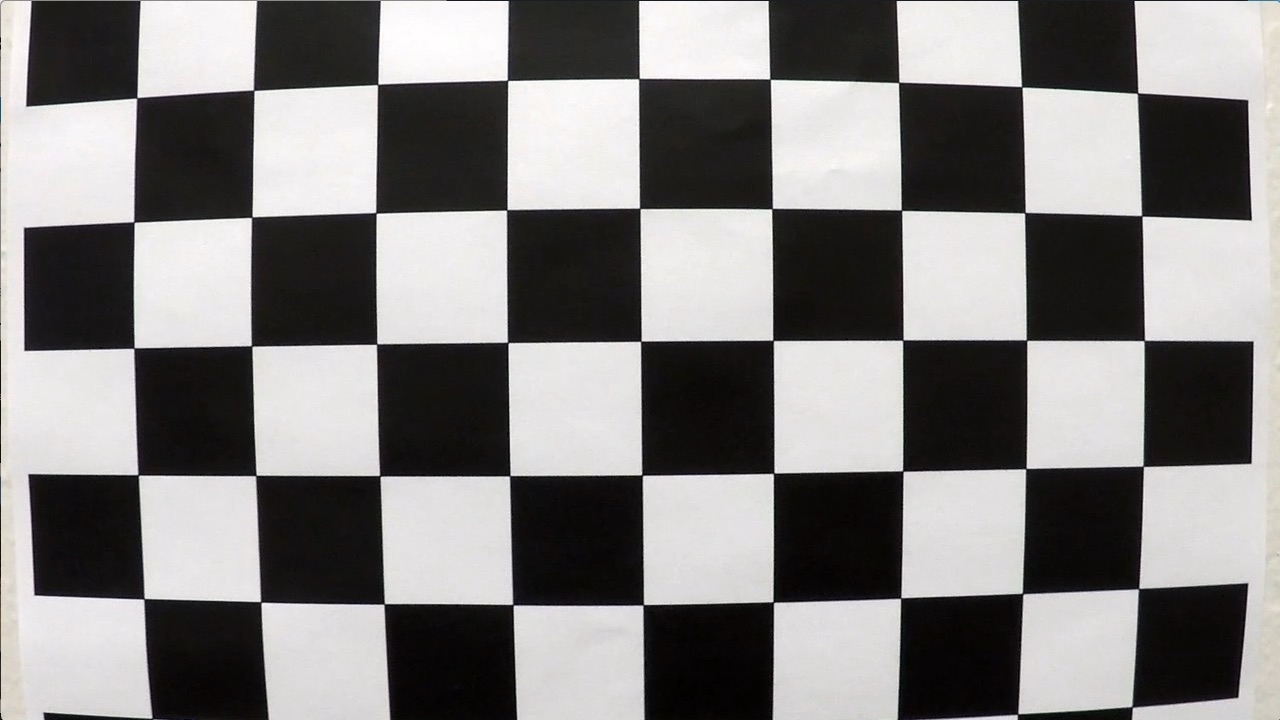
#> input picture camera_cal/calibration1.jpg, 1280 x 720 px; its folder holds only this picture in this run
$ jupyter execute --allow-errors 'Advanced Lane Finding-Copy4.ipynb'   (shell and % lines are left out)   (older library calls are emulated)
#> lines starting #> are read from the running program, lines starting #| are printed output that depends on the picture; after the words box and inside, x2 and y2 are one past the last pixel; in counts of white or black regions, pixels touching at a corner belong together
## Imports

[cell 1]
import numpy as np
import pandas as pd
import cv2
import os
import glob
import matplotlib.pyplot as plt
import pickle

## Camera calibration using chessboard images

[cell 2]
def calibrate():
    """
    This function is used to calibrate camera from images of chessboard
    captured from a camera for which camera matrix and distortion
    coefficients are to be calculated
    """
    # Create object points (0 0 0) ... (8 5 0)
    objp = np.zeros((9*6, 3), np.float32)

    # assign grid points to x and y keeping z as zero
    objp[:, :2] = np.mgrid[0:9, 0:6].T.reshape(-1, 2)

    # Stores all object points & img points from all images
    objpoints = []
    imgpoints = []

    # Get directory for all calibration images
    images = glob.glob('camera_cal/calibration*.jpg')

    for indx, fname in enumerate(images):

        img = cv2.imread(fname)
#> img is the input picture: shape (720, 1280, 3); mean B, G, R 127.8, 128.4, 130.1

        # Converting to grayclae - findChessboardCorners expects graysclae image
        gray = cv2.cvtColor(img, cv2.COLOR_BGR2GRAY)

        # Find inner corners of chess baord
        ret, corners = cv2.findChessboardCorners(gray, (9, 6), None)
#> ret = False; corners = None

        if ret == True:
            objpoints.append(objp)
            imgpoints.append(corners)

    img_size = (img.shape[1], img.shape[0])
#> img_size = (1280, 720)

    # Calibrate camera
    ret, mtx, dist, rvecs, tvecs = cv2.calibrateCamera(objpoints, imgpoints, img_size, None, None)

    # Save camera matrix and distortion coefficient to pickle file

    calibration_param = {}
    calibration_param['mtx'] = mtx
    calibration_param['dist'] = dist
    pickle.dump( calibration_param, open('camera_cal/calibration_pickle.pickle', 'wb') )

#> (a cell that did not finish here is left out)

## Undistorting image using camera matrix and distortion coefficient

[cell 4]
# [17 lines left out: function undistort_img, not called in this run]

## Thresholding - Color thresholding and Gradient thresholding

[cell 5]
def img_threshold(img, s_thresh=(170, 255), sx_thresh=(20, 255)):

    undistorted_img = img
    hls = cv2.cvtColor(img, cv2.COLOR_RGB2HLS)

    h_channel = hls[:, :, 0]
    l_channel = hls[:, :, 1]
    s_channel = hls[:, :, 2]


    sobelx = cv2.Sobel(l_channel, cv2.CV_64F, 1, 0)
    abs_sobelx = np.absolute(sobelx)
    scaled_sobel = np.uint8(255*abs_sobelx/np.max(abs_sobelx))

    sxbinary = np.zeros_like(scaled_sobel)
    sxbinary[(scaled_sobel >= sx_thresh[0]) & (scaled_sobel <= sx_thresh[1])] = 1

    s_binary = np.zeros_like(s_channel)
    s_binary[(s_channel >= s_thresh[0]) & (s_channel <= s_thresh[1])] = 1

    color_binary = np.dstack((np.zeros_like(sxbinary), sxbinary, s_binary)) * 255

    combined_binary = np.zeros_like(sxbinary)

    combined_binary[(s_binary == 1) | (sxbinary == 1)] = 1


    return combined_binary, undistorted_img

## Perspective and Inverse perspective transform

[cell 6]
def perspective_transform(img):

    src = np.float32([[200, 720], [1100, 720], [595, 450], [685, 450]])
    dst = np.float32([[300, 720], [980, 720], [300, 0], [980, 0]])

    img_size = (img.shape[1],img.shape[0])

    M = cv2.getPerspectiveTransform(src, dst)
    warped = cv2.warpPerspective(img, M, img_size)

    return warped

# [15 lines left out: function inv_perspective_transform, not called in this run]

def get_hist(img):
    hist = np.sum(img[img.shape[0]//2:,:], axis=0)
    return hist

[cell 7]
def find_lane_pixels(binary_warped):
    """
    only for the first frame of the video this function is run.

    input - 'binary_warped' perspective transformed thresholded image
    output - x and y coordinates of the lane pixels

    step 1: Get the histogram of warped input image
    step 2: find peaks in the histogram that serves as midpoint for our first window
    step 3: choose hyperparameter for windows
    step 4: Get x, y coordinates of all the non zero pixels in the image
    step 5: for each window in number of windows get indices of all non zero pixels falling in that window
    step 6: Get the x, y coordinates based off of these indices
    """
    # Take a histogram of the bottom half of the image
    histogram = get_hist(binary_warped)

    # Find the peak of the left and right halves of the histogram
    # These will be the starting point for the left and right lines
    midpoint = np.int(histogram.shape[0]//2)
    leftx_base = np.argmax(histogram[:midpoint])
    rightx_base = np.argmax(histogram[midpoint:]) + midpoint

    # HYPERPARAMETERS
    # Choose the number of sliding windows
    nwindows = 9

    # Set the width of the windows +/- margin
    margin = 100

    # Set minimum number of pixels found to recenter window
    minpix = 200

    # Set height of windows - based on nwindows above and image shape
    window_height = np.int(binary_warped.shape[0]//nwindows)

    # Identify the x and y positions of all nonzero pixels in the image
    nonzero = binary_warped.nonzero()
    nonzeroy = np.array(nonzero[0])
    nonzerox = np.array(nonzero[1])

    # Current positions to be updated later for each window in nwindows
    leftx_current = leftx_base
    rightx_current = rightx_base

    # Create empty lists to receive left and right lane pixel indices
    left_lane_inds = []
    right_lane_inds = []

    # Step through the windows one by one
    for window in range(nwindows):

        # Identify window boundaries in x and y (and right and left)
        win_y_low = binary_warped.shape[0] - (window+1)*window_height
        win_y_high = binary_warped.shape[0] - window*window_height

        # the four boundaries of the window ###
        win_xleft_low   = leftx_current - margin
        win_xleft_high  = leftx_current + margin
        win_xright_low  = rightx_current - margin
        win_xright_high = rightx_current + margin

        # Identify the nonzero pixels in x and y within the window ###
        good_left_inds = ((nonzeroy >= win_y_low) & (nonzeroy < win_y_high) &
                            (nonzerox >= win_xleft_low) &  (nonzerox < win_xleft_high)).nonzero()[0]

        good_right_inds = ((nonzeroy >= win_y_low) & (nonzeroy < win_y_high) &
                            (nonzerox >= win_xright_low) &  (nonzerox < win_xright_high)).nonzero()[0]

        # Append these indices to the lists
        left_lane_inds.append(good_left_inds)
        right_lane_inds.append(good_right_inds)

        # if the no of pixels in the current window > minpix then update window center
        if len(good_left_inds) > minpix:
            leftx_current = np.int(np.mean(nonzerox[good_left_inds]))
        if len(good_right_inds) > minpix:
            rightx_current = np.int(np.mean(nonzerox[good_right_inds]))

    # Concatenate the arrays of indices (previously was a list of lists of pixels)
    try:
        left_lane_inds = np.concatenate(left_lane_inds)
        right_lane_inds = np.concatenate(right_lane_inds)

    except ValueError:
        # Avoids an error if the above is not implemented fully
        pass

    # Extract left and right line pixel positions
    leftx = nonzerox[left_lane_inds]
    lefty = nonzeroy[left_lane_inds]
    rightx = nonzerox[right_lane_inds]
    righty = nonzeroy[right_lane_inds]

    return leftx, lefty, rightx, righty

[cell 8]
def fit_poly(leftx, lefty, rightx, righty):
    """
    Given x and y coordinates of lane pixels fir 2nd order polynomial through them

    here the function is of y and not x that is

    x = f(y) = Ay**2 + By + C

    returns coefficients A, B, C for each lane (left lane and right lane)
    """
    # Fit a second order polynomial to each with np.polyfit()
    left_fit = np.polyfit(lefty, leftx, 2)
    right_fit = np.polyfit(righty, rightx, 2)

    return left_fit, right_fit

[cell 9]
# [45 lines left out: function search_around_poly, not called in this run]

[cell 10]
def measure_curvature_real(left_fit_cr, right_fit_cr, img_shape):
    '''
    Calculates the curvature of polynomial functions in meters.
    and returns the position of vehical relative to the center of the lane
    '''
    # Define conversions in x and y from pixels space to meters
    ym_per_pix = 30/720 # meters per pixel in y dimension
    xm_per_pix = 3.7/700 # meters per pixel in x dimension

    # Define y-value where we want radius of curvature
    # We'll choose the maximum y-value, corresponding to the bottom of the image
    y_eval = img_shape[0]

    # Calculation of R_curve (radius of curvature)
    left_curverad = ((1 + (2*left_fit_cr[0]*y_eval*ym_per_pix + left_fit_cr[1])**2)**1.5) / np.absolute(2*left_fit_cr[0])
    right_curverad = ((1 + (2*right_fit_cr[0]*y_eval*ym_per_pix + right_fit_cr[1])**2)**1.5) / np.absolute(2*right_fit_cr[0])

    # It was meentioned in one the course note that camera was mounted in the middle of the car,
    # so the postiion of the car is middle of the image, the we calculate the middle of lane using
    # two fitted polynomials
    car_pos = img_shape[1]/2
    left_lane_bottom_x = left_fit_cr[0]*(img.shape[0]**2) + left_fit_cr[1]*img.shape[0] + left_fit_cr[2]
    right_lane_bottom_x = right_fit_cr[0]*img.shape[0]**2 + right_fit_cr[1]*img.shape[0] + right_fit_cr[2]
    lane_center_position = ((right_lane_bottom_x - left_lane_bottom_x) / 2) + left_lane_bottom_x
    car_center_offset = np.abs(car_pos - lane_center_position) * xm_per_pix

    return (left_curverad, right_curverad, car_center_offset)

[cell 11]
# [29 lines left out: function draw_lane, not called in this run]

# Final pipeline

For the first frame `find_lane_pixels()` function is called then from second frame onwards `search_around_poly()` is called.

[cell 12]
first_run = True
gleft_fit = gright_fit = None

def Pipeline(img):
    global first_run, gleft_fit, gright_fit


    threshold_img, undistorted_img = img_threshold(img)

    warped_img = perspective_transform(threshold_img)

    if first_run:
        leftx, lefty, rightx, righty = find_lane_pixels(warped_img)
        left_fit, right_fit = fit_poly(leftx, lefty, rightx, righty)
        gleft_fit = left_fit
        gright_fit = right_fit
        first_run = False
    else:
        leftx, lefty, rightx, righty = search_around_poly(warped_img, gleft_fit, gright_fit)
        left_fit, right_fit = fit_poly(leftx, lefty, rightx, righty)
        gleft_fit = left_fit
        gright_fit = right_fit

    #print(left_fitx, right_fitx)

    measures = measure_curvature_real(left_fit, right_fit, img_shape = img.shape)
    print('hello word')

    final_img = draw_lane(warped_img, undistorted_img, left_fit, right_fit)

    # writing lane curvature and vehical offset on the image
    font = cv2.FONT_HERSHEY_SIMPLEX
    fontColor = (0, 0, 0)
    fontSize = 1
    cv2.putText(final_img, 'Lane Curvature: {:.0f} m'.format(np.mean([measures[0],measures[1]])),
                (500, 620), font, fontSize, fontColor, 2)
    cv2.putText(final_img, 'Vehicle offset: {:.4f} m'.format(measures[2]), (500, 650), font, fontSize, fontColor, 2)

    return final_img

# Testing Images

[cell 13]
gambar = cv2.imread("lane_detection_hijau.jpeg")
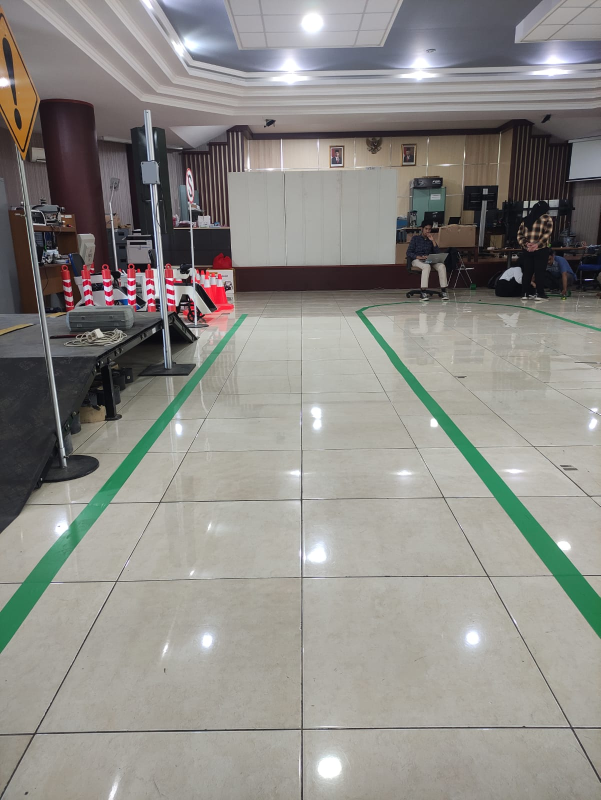
#> input picture lane_detection_hijau.jpeg, 1201 x 1600 px (shown at 1/2 size)
#> gambar is the input picture: shape (1600, 1201, 3); mean B, G, R 134.9, 139.6, 141.6
gambar1 = cv2.imread("./test_images/test1.jpg")
#> (the rest of this cell did not finish here and is left out)

#> in img_threshold, `hls = cv2.cvtColor(img, cv2.COLOR_RGB2HLS)`: hls: shape (1600, 1201, 3); mean of channels 0, 1, 2 90.4, 138.7, 23.6
#> in img_threshold, `h_channel = hls[:, :, 0]`:
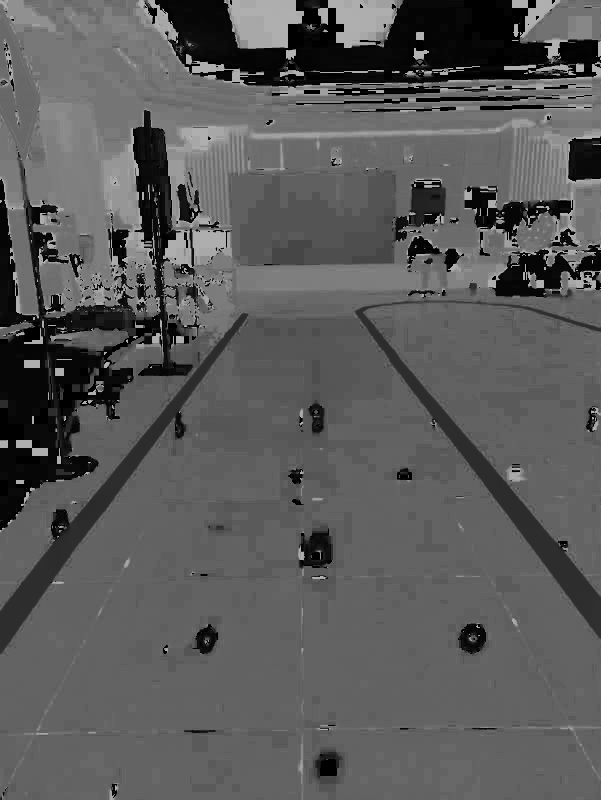
#> h_channel: shape (1600, 1201) (shown at 1/2 size); min 0, max 179, mean 90.4
#> in img_threshold, `l_channel = hls[:, :, 1]`:
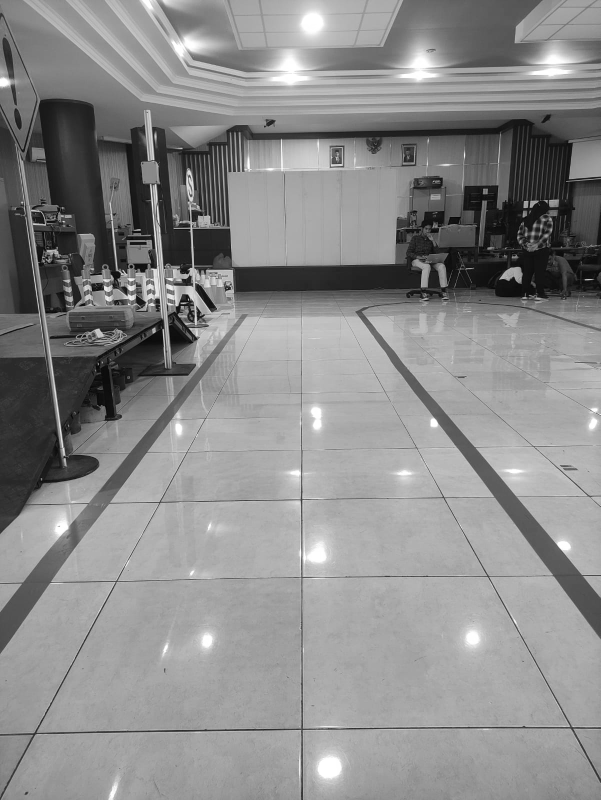
#> l_channel: shape (1600, 1201) (shown at 1/2 size); min 0, max 255, mean 138.7
#> in img_threshold, `s_channel = hls[:, :, 2]`:
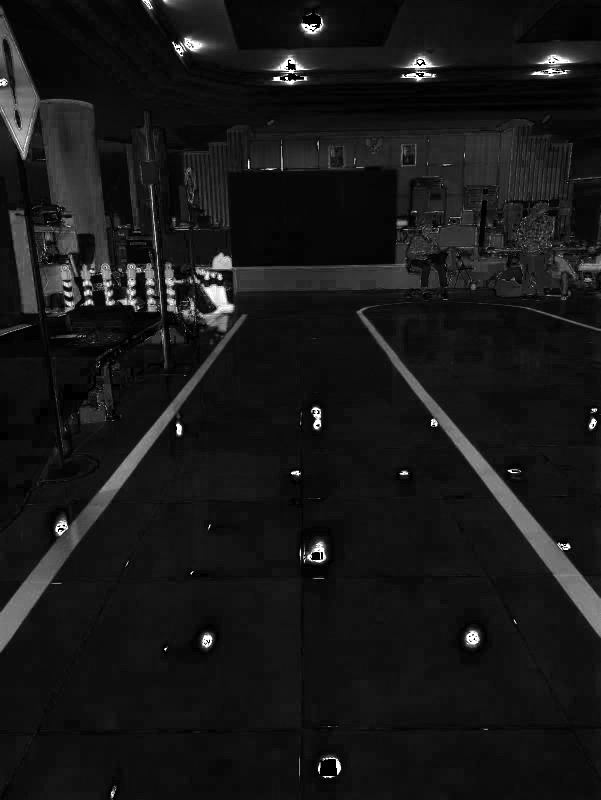
#> s_channel: shape (1600, 1201) (shown at 1/2 size); min 0, max 255, mean 23.6
#> in img_threshold, `sobelx = cv2.Sobel(l_channel, cv2.CV_64F, 1, 0)`:
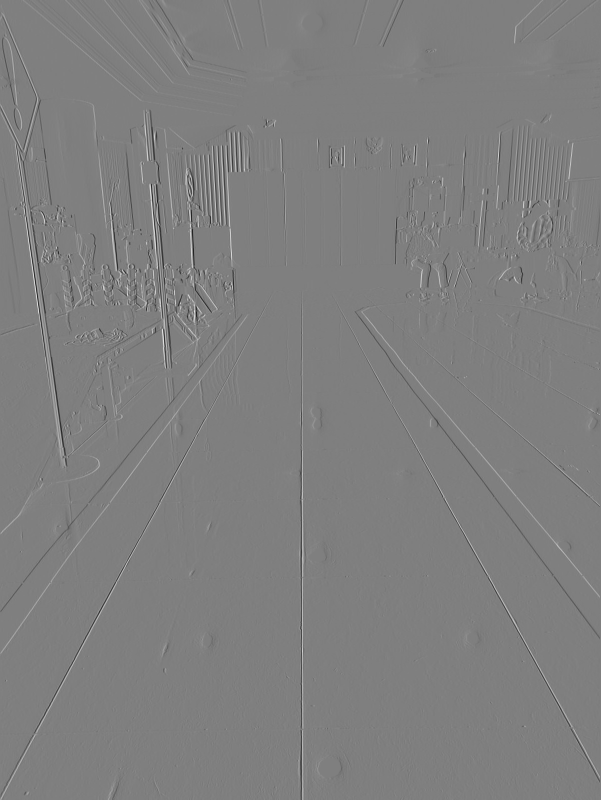
#> sobelx: shape (1600, 1201) float64 (shown at 1/2 size); min -865, max 868, mean 0.2; drawn with min black and max white
#> in img_threshold, `abs_sobelx = np.absolute(sobelx)`:
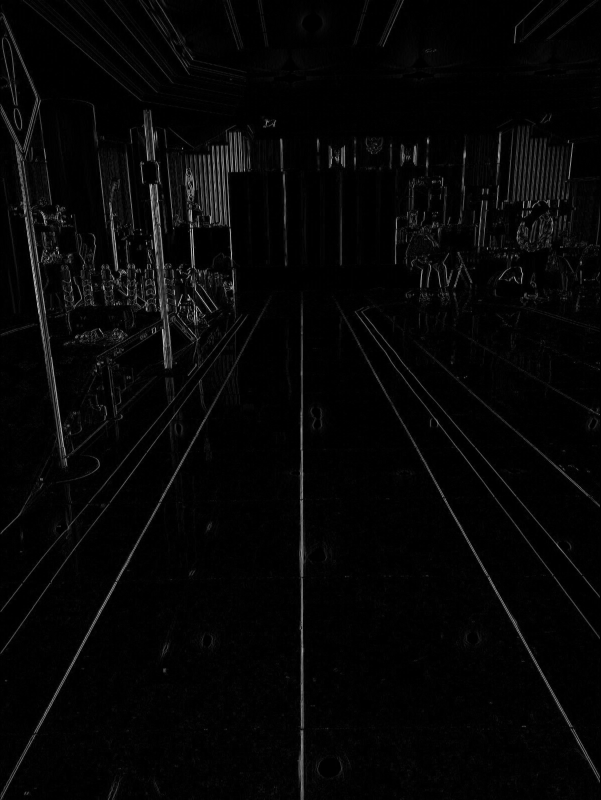
#> abs_sobelx: shape (1600, 1201) float64 (shown at 1/2 size); min 0, max 868, mean 20.7; drawn with min black and max white
#> in Pipeline, `threshold_img, undistorted_img = img_threshold(img)`:
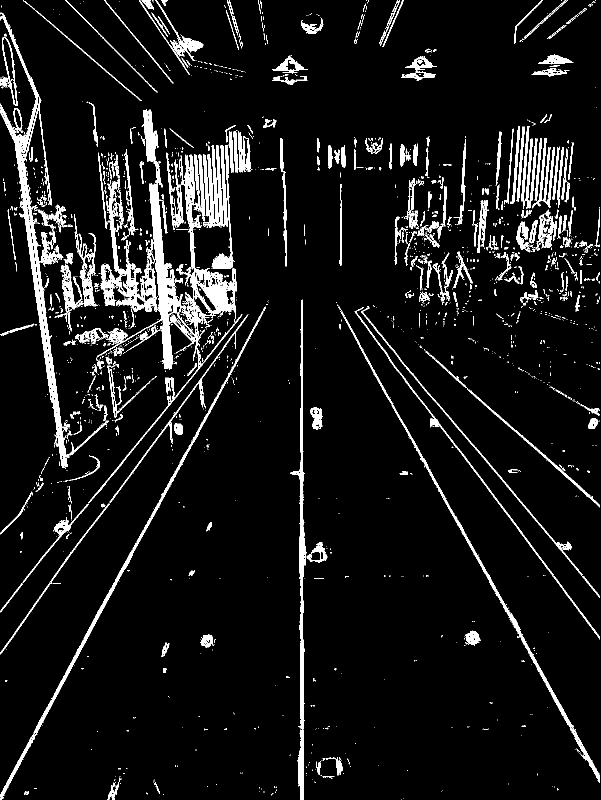
#> threshold_img: shape (1600, 1201) (shown at 1/2 size); values 0 (black) and 1 (white), 7.1% white; 2345 white regions (1977 under 20 px), largest, box (x1, y1, x2, y2) and area: (0, 25, 217, 937) 12416, (194, 219, 410, 740) 10645, (363, 309, 473, 656) 7501
#> in perspective_transform, `warped = cv2.warpPerspective(img, M, img_size)`:
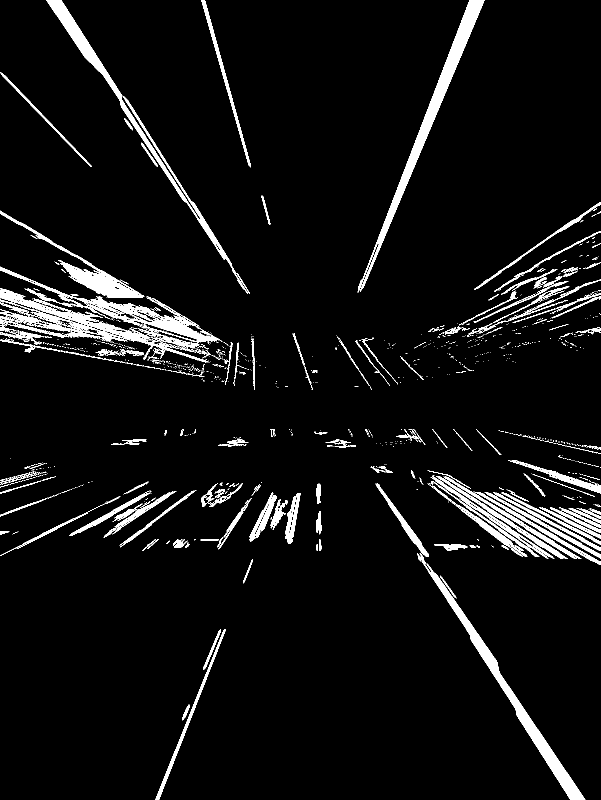
#> warped: shape (1600, 1201) (shown at 1/2 size); values 0 (black) and 1 (white), 5.7% white; 1256 white regions (1078 under 20 px), largest, box (x1, y1, x2, y2) and area: (0, 533, 444, 725) 17347, (715, 0, 969, 585) 11099, (834, 1107, 1171, 1600) 9954
#> in get_hist, `hist = np.sum(img[img.shape[0]//2:,:], axis=0)`: hist = 1201 values, max 123 at index 1139, min 0 at index 601, mean 40.9
#> in find_lane_pixels, `histogram = get_hist(binary_warped)`: histogram has the same summary as hist in get_hist
#> in find_lane_pixels, `leftx_base = np.argmax(histogram[:midpoint])`: leftx_base = 584
#> in find_lane_pixels, `rightx_base = np.argmax(histogram[midpoint:]) + midpoint`: rightx_base = 1139
#> in find_lane_pixels, `nonzero = binary_warped.nonzero()`: nonzero = 110448 positions, rows 0 to 1599, columns 0 to 1200
#> in find_lane_pixels, `leftx_current = leftx_base`: leftx_current = 584
#> in find_lane_pixels, `rightx_current = rightx_base`: rightx_current = 1139
#> the loop in find_lane_pixels, `for window in range(nwindows):` made 9 passes
#> (win_xleft_low, win_xleft_high, win_xright_low, win_xright_high, leftx_current, rightx_current) on passes 3 to 7: (484, 684, 922, 1122, 550, 1049), (450, 650, 949, 1149, 551, 1045), (451, 651, 945, 1145, 519, 1044), (419, 619, 944, 1144, 484, 1054), (384, 584, 954, 1154, 435, 1096)
#> (win_xleft_low, win_xleft_high, win_xright_low, win_xright_high, rightx_current) on passes 1 to 2: (484, 684, 1039, 1239, 1101), (484, 684, 1001, 1201, 1022)
#> after the loop in find_lane_pixels, `for window in range(nwindows):`: left_lane_inds = 9 items
#> in find_lane_pixels, `left_lane_inds = np.concatenate(left_lane_inds)`: left_lane_inds = 10883 values, max 98305 at index 653, min 509 at index 9666, mean 53017
#> in find_lane_pixels, `leftx = nonzerox[left_lane_inds]`: leftx = 10883 values, max 650 at index 5819, min 335 at index 9387, mean 502.5
#> in find_lane_pixels, `lefty = nonzeroy[left_lane_inds]`: lefty = 10883 values, max 1166 at index 653, min 7 at index 9666, mean 720
#> in fit_poly, `left_fit = np.polyfit(lefty, leftx, 2)`: left_fit = [0.0001, 0.0165, 426.5]
#> in fit_poly, `right_fit = np.polyfit(righty, rightx, 2)`: right_fit = [0.000187, -0.36, 1213.3]
#> in Pipeline, `left_fit, right_fit = fit_poly(leftx, lefty, rightx, righty)`: left_fit = [0.0001, 0.0165, 426.5]; right_fit = [0.000187, -0.36, 1213.3]
#> in Pipeline, `gleft_fit = left_fit`: gleft_fit = [0.0001, 0.0165, 426.5]
#> in Pipeline, `gright_fit = right_fit`: gright_fit = [0.000187, -0.36, 1213.3]
#> in measure_curvature_real, `left_curverad = ((1 + (2*left_fit_cr[0]*y_eval*ym_per_pix + left_fit_c..`: left_curverad = 4998.8
#> in measure_curvature_real, `right_curverad = ((1 + (2*right_fit_cr[0]*y_eval*ym_per_pix + right_fi..`: right_curverad = 3144.6
